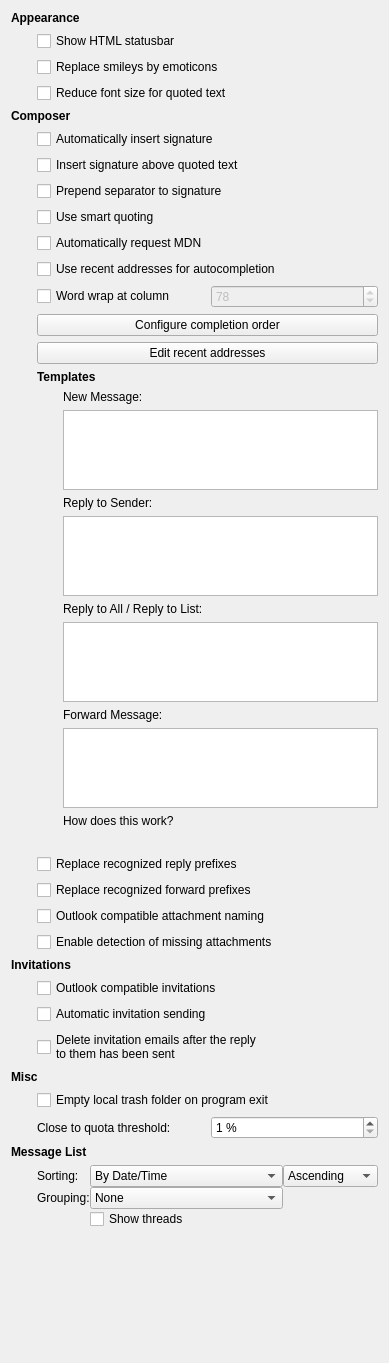
<?xml version="1.0" encoding="UTF-8"?>
<ui version="4.0">
 <class>ConfigWidget</class>
 <widget class="QWidget" name="ConfigWidget">
  <property name="geometry">
   <rect>
    <x>0</x>
    <y>0</y>
    <width>342</width>
    <height>1363</height>
   </rect>
  </property>
  <layout class="QVBoxLayout" name="verticalLayout_7">
   <item>
    <layout class="QGridLayout" name="gridLayout" rowstretch="0,0" columnstretch="0,1">
     <item row="0" column="0" colspan="2">
      <widget class="QLabel" name="label">
       <property name="font">
        <font>
         <weight>75</weight>
         <bold>true</bold>
        </font>
       </property>
       <property name="text">
        <string>Appearance</string>
       </property>
      </widget>
     </item>
     <item row="1" column="0">
      <spacer name="horizontalSpacer">
       <property name="orientation">
        <enum>Qt::Horizontal</enum>
       </property>
       <property name="sizeType">
        <enum>QSizePolicy::Fixed</enum>
       </property>
       <property name="sizeHint" stdset="0">
        <size>
         <width>20</width>
         <height>20</height>
        </size>
       </property>
      </spacer>
     </item>
     <item row="1" column="1">
      <layout class="QVBoxLayout" name="verticalLayout">
       <item>
        <widget class="QCheckBox" name="kcfg_AppearanceShowHtmlStatusBar">
         <property name="text">
          <string>Show HTML statusbar</string>
         </property>
        </widget>
       </item>
       <item>
        <widget class="QCheckBox" name="kcfg_AppearanceReplaceSmileys">
         <property name="text">
          <string>Replace smileys by emoticons</string>
         </property>
        </widget>
       </item>
       <item>
        <widget class="QCheckBox" name="kcfg_AppearanceReduceQuotedFontSize">
         <property name="text">
          <string>Reduce font size for quoted text</string>
         </property>
        </widget>
       </item>
      </layout>
     </item>
    </layout>
   </item>
   <item>
    <layout class="QGridLayout" name="gridLayout_3">
     <item row="0" column="0" colspan="2">
      <widget class="QLabel" name="label_2">
       <property name="font">
        <font>
         <weight>75</weight>
         <bold>true</bold>
        </font>
       </property>
       <property name="text">
        <string>Composer</string>
       </property>
      </widget>
     </item>
     <item row="1" column="0">
      <spacer name="horizontalSpacer_2">
       <property name="orientation">
        <enum>Qt::Horizontal</enum>
       </property>
       <property name="sizeType">
        <enum>QSizePolicy::Fixed</enum>
       </property>
       <property name="sizeHint" stdset="0">
        <size>
         <width>20</width>
         <height>20</height>
        </size>
       </property>
      </spacer>
     </item>
     <item row="1" column="1">
      <layout class="QVBoxLayout" name="verticalLayout_2">
       <item>
        <widget class="QCheckBox" name="kcfg_ComposerInsertSignature">
         <property name="text">
          <string>Automatically insert signature</string>
         </property>
        </widget>
       </item>
       <item>
        <widget class="QCheckBox" name="kcfg_ComposertInsertSignatureAboveQuote">
         <property name="text">
          <string>Insert signature above quoted text</string>
         </property>
        </widget>
       </item>
       <item>
        <widget class="QCheckBox" name="kcfg_ComposerPrependSeparator">
         <property name="text">
          <string>Prepend separator to signature</string>
         </property>
        </widget>
       </item>
       <item>
        <widget class="QCheckBox" name="kcfg_ComposerUseSmartQuoting">
         <property name="text">
          <string>Use smart quoting</string>
         </property>
        </widget>
       </item>
       <item>
        <widget class="QCheckBox" name="kcfg_ComposerRequestMDN">
         <property name="text">
          <string>Automatically request MDN</string>
         </property>
        </widget>
       </item>
       <item>
        <widget class="QCheckBox" name="kcfg_ComposerUseRecentAddressCompletion">
         <property name="text">
          <string>Use recent addresses for autocompletion</string>
         </property>
        </widget>
       </item>
       <item>
        <layout class="QHBoxLayout" name="horizontalLayout">
         <item>
          <widget class="QCheckBox" name="kcfg_ComposerWordWrapAtColumn">
           <property name="text">
            <string>Word wrap at column</string>
           </property>
          </widget>
         </item>
         <item>
          <widget class="QSpinBox" name="kcfg_ComposerWordWrapColumn">
           <property name="enabled">
            <bool>false</bool>
           </property>
           <property name="minimum">
            <number>30</number>
           </property>
           <property name="maximum">
            <number>998</number>
           </property>
           <property name="value">
            <number>78</number>
           </property>
          </widget>
         </item>
        </layout>
       </item>
       <item>
        <widget class="QPushButton" name="configureCompletionOrderButton">
         <property name="text">
          <string>Configure completion order</string>
         </property>
        </widget>
       </item>
       <item>
        <widget class="QPushButton" name="editRecentAddressesButton">
         <property name="text">
          <string>Edit recent addresses</string>
         </property>
        </widget>
       </item>
      </layout>
     </item>
     <item row="2" column="1">
      <layout class="QGridLayout" name="gridLayout_2">
       <item row="0" column="0" colspan="2">
        <widget class="QLabel" name="label_3">
         <property name="font">
          <font>
           <weight>75</weight>
           <bold>true</bold>
          </font>
         </property>
         <property name="text">
          <string>Templates</string>
         </property>
        </widget>
       </item>
       <item row="1" column="0" rowspan="2">
        <spacer name="horizontalSpacer_3">
         <property name="orientation">
          <enum>Qt::Horizontal</enum>
         </property>
         <property name="sizeType">
          <enum>QSizePolicy::Fixed</enum>
         </property>
         <property name="sizeHint" stdset="0">
          <size>
           <width>20</width>
           <height>20</height>
          </size>
         </property>
        </spacer>
       </item>
       <item row="1" column="1">
        <widget class="QLabel" name="label_4">
         <property name="text">
          <string>New Message:</string>
         </property>
        </widget>
       </item>
       <item row="2" column="1">
        <widget class="KTextEdit" name="kcfg_ComposerTemplatesNewMessage">
         <property name="sizePolicy">
          <sizepolicy hsizetype="Expanding" vsizetype="Fixed">
           <horstretch>0</horstretch>
           <verstretch>0</verstretch>
          </sizepolicy>
         </property>
         <property name="maximumSize">
          <size>
           <width>16777215</width>
           <height>80</height>
          </size>
         </property>
         <property name="lineWrapMode">
          <enum>QTextEdit::NoWrap</enum>
         </property>
         <property name="acceptRichText">
          <bool>false</bool>
         </property>
        </widget>
       </item>
       <item row="4" column="1">
        <widget class="KTextEdit" name="kcfg_ComposerTemplatesReplyToSender">
         <property name="sizePolicy">
          <sizepolicy hsizetype="Expanding" vsizetype="Fixed">
           <horstretch>0</horstretch>
           <verstretch>0</verstretch>
          </sizepolicy>
         </property>
         <property name="maximumSize">
          <size>
           <width>16777215</width>
           <height>80</height>
          </size>
         </property>
         <property name="lineWrapMode">
          <enum>QTextEdit::NoWrap</enum>
         </property>
         <property name="acceptRichText">
          <bool>false</bool>
         </property>
        </widget>
       </item>
       <item row="5" column="1">
        <widget class="QLabel" name="label_6">
         <property name="text">
          <string>Reply to All / Reply to List:</string>
         </property>
        </widget>
       </item>
       <item row="6" column="1">
        <widget class="KTextEdit" name="kcfg_ComposerTemplatesReplyToAll">
         <property name="sizePolicy">
          <sizepolicy hsizetype="Expanding" vsizetype="Fixed">
           <horstretch>0</horstretch>
           <verstretch>0</verstretch>
          </sizepolicy>
         </property>
         <property name="maximumSize">
          <size>
           <width>16777215</width>
           <height>80</height>
          </size>
         </property>
         <property name="lineWrapMode">
          <enum>QTextEdit::NoWrap</enum>
         </property>
         <property name="acceptRichText">
          <bool>false</bool>
         </property>
        </widget>
       </item>
       <item row="7" column="1">
        <widget class="QLabel" name="label_7">
         <property name="text">
          <string>Forward Message:</string>
         </property>
        </widget>
       </item>
       <item row="8" column="1">
        <widget class="KTextEdit" name="kcfg_ComposerTemplatesForwardMessage">
         <property name="sizePolicy">
          <sizepolicy hsizetype="Expanding" vsizetype="Fixed">
           <horstretch>0</horstretch>
           <verstretch>0</verstretch>
          </sizepolicy>
         </property>
         <property name="maximumSize">
          <size>
           <width>16777215</width>
           <height>80</height>
          </size>
         </property>
         <property name="lineWrapMode">
          <enum>QTextEdit::NoWrap</enum>
         </property>
         <property name="acceptRichText">
          <bool>false</bool>
         </property>
        </widget>
       </item>
       <item row="9" column="1">
        <layout class="QVBoxLayout" name="verticalLayout_5" stretch="0,1">
         <item>
          <widget class="QLabel" name="howDoesThisWorkLabel">
           <property name="text">
            <string>How does this work?</string>
           </property>
           <property name="textInteractionFlags">
            <set>Qt::TextBrowserInteraction</set>
           </property>
          </widget>
         </item>
         <item>
          <widget class="QLabel" name="helpLabel">
           <property name="text">
            <string/>
           </property>
          </widget>
         </item>
        </layout>
       </item>
       <item row="3" column="1">
        <widget class="QLabel" name="label_5">
         <property name="text">
          <string>Reply to Sender:</string>
         </property>
        </widget>
       </item>
      </layout>
     </item>
     <item row="3" column="1">
      <layout class="QVBoxLayout" name="verticalLayout_3">
       <item>
        <widget class="QCheckBox" name="kcfg_ComposerReplaceReplyPrefixes">
         <property name="text">
          <string>Replace recognized reply prefixes</string>
         </property>
        </widget>
       </item>
       <item>
        <widget class="QCheckBox" name="kcfg_ComposerReplaceForwardPrefixes">
         <property name="text">
          <string>Replace recognized forward prefixes</string>
         </property>
        </widget>
       </item>
       <item>
        <widget class="QCheckBox" name="kcfg_ComposerOutlookCompatibleNaming">
         <property name="text">
          <string>Outlook compatible attachment naming</string>
         </property>
        </widget>
       </item>
       <item>
        <widget class="QCheckBox" name="kcfg_ComposerDetectMissingAttachments">
         <property name="text">
          <string>Enable detection of missing attachments</string>
         </property>
        </widget>
       </item>
      </layout>
     </item>
    </layout>
   </item>
   <item>
    <layout class="QGridLayout" name="gridLayout_5" columnstretch="0,1">
     <item row="0" column="0" colspan="2">
      <widget class="QLabel" name="label_9">
       <property name="font">
        <font>
         <weight>75</weight>
         <bold>true</bold>
        </font>
       </property>
       <property name="text">
        <string>Invitations</string>
       </property>
      </widget>
     </item>
     <item row="1" column="0">
      <spacer name="horizontalSpacer_5">
       <property name="orientation">
        <enum>Qt::Horizontal</enum>
       </property>
       <property name="sizeType">
        <enum>QSizePolicy::Fixed</enum>
       </property>
       <property name="sizeHint" stdset="0">
        <size>
         <width>20</width>
         <height>20</height>
        </size>
       </property>
      </spacer>
     </item>
     <item row="1" column="1">
      <layout class="QVBoxLayout" name="verticalLayout_4">
       <item>
        <widget class="QCheckBox" name="kcfg_InvitationsOutlookCompatible">
         <property name="text">
          <string>Outlook compatible invitations</string>
         </property>
        </widget>
       </item>
       <item>
        <widget class="QCheckBox" name="kcfg_InvitationsAutomaticSending">
         <property name="text">
          <string>Automatic invitation sending</string>
         </property>
        </widget>
       </item>
       <item>
        <widget class="QCheckBox" name="kcfg_InvitationsDeleteAfterReply">
         <property name="text">
          <string>Delete invitation emails after the reply
to them has been sent</string>
         </property>
        </widget>
       </item>
      </layout>
     </item>
    </layout>
   </item>
   <item>
    <layout class="QGridLayout" name="gridLayout_4" columnstretch="0,1">
     <item row="0" column="0" colspan="2">
      <widget class="QLabel" name="label_8">
       <property name="font">
        <font>
         <weight>75</weight>
         <bold>true</bold>
        </font>
       </property>
       <property name="text">
        <string>Misc</string>
       </property>
      </widget>
     </item>
     <item row="1" column="0">
      <spacer name="horizontalSpacer_4">
       <property name="orientation">
        <enum>Qt::Horizontal</enum>
       </property>
       <property name="sizeType">
        <enum>QSizePolicy::Fixed</enum>
       </property>
       <property name="sizeHint" stdset="0">
        <size>
         <width>20</width>
         <height>20</height>
        </size>
       </property>
      </spacer>
     </item>
     <item row="1" column="1">
      <widget class="QCheckBox" name="kcfg_MiscEmptyTrashAtExit">
       <property name="text">
        <string>Empty local trash folder on program exit</string>
       </property>
      </widget>
     </item>
     <item row="2" column="1">
      <layout class="QHBoxLayout" name="horizontalLayout_2" stretch="0,0">
       <item>
        <widget class="QLabel" name="label_10">
         <property name="text">
          <string>Close to quota threshold:</string>
         </property>
        </widget>
       </item>
       <item>
        <widget class="QSpinBox" name="kcfg_MiscQuotaWarningThreshold">
         <property name="suffix">
          <string> %</string>
         </property>
         <property name="minimum">
          <number>1</number>
         </property>
         <property name="maximum">
          <number>100</number>
         </property>
        </widget>
       </item>
      </layout>
     </item>
    </layout>
   </item>
   <item>
    <layout class="QGridLayout" name="gridLayout_7" columnstretch="0,1">
     <item row="0" column="0" colspan="2">
      <widget class="QLabel" name="label_13">
       <property name="font">
        <font>
         <weight>75</weight>
         <bold>true</bold>
        </font>
       </property>
       <property name="text">
        <string>Message List</string>
       </property>
      </widget>
     </item>
     <item row="1" column="0">
      <spacer name="horizontalSpacer_6">
       <property name="orientation">
        <enum>Qt::Horizontal</enum>
       </property>
       <property name="sizeType">
        <enum>QSizePolicy::Fixed</enum>
       </property>
       <property name="sizeHint" stdset="0">
        <size>
         <width>20</width>
         <height>20</height>
        </size>
       </property>
      </spacer>
     </item>
     <item row="1" column="1">
      <widget class="QWidget" name="widget" native="true">
       <property name="enabled">
        <bool>true</bool>
       </property>
       <layout class="QVBoxLayout" name="verticalLayout_6">
        <property name="spacing">
         <number>0</number>
        </property>
        <property name="margin">
         <number>0</number>
        </property>
        <item>
         <layout class="QGridLayout" name="gridLayout_6" columnstretch="0,1,1">
          <item row="0" column="1">
           <widget class="QComboBox" name="kcfg_MessageListSortingOption">
            <item>
             <property name="text">
              <string>By Date/Time</string>
             </property>
            </item>
            <item>
             <property name="text">
              <string>By Most Recent in Discussion</string>
             </property>
            </item>
            <item>
             <property name="text">
              <string>By Smart Sender/Receiver</string>
             </property>
            </item>
            <item>
             <property name="text">
              <string>By Subject</string>
             </property>
            </item>
            <item>
             <property name="text">
              <string>By Size</string>
             </property>
            </item>
            <item>
             <property name="text">
              <string>By Action Item Status</string>
             </property>
            </item>
           </widget>
          </item>
          <item row="0" column="2">
           <widget class="QComboBox" name="kcfg_MessageListSortingOrder">
            <item>
             <property name="text">
              <string>Ascending</string>
             </property>
            </item>
            <item>
             <property name="text">
              <string>Descending</string>
             </property>
            </item>
           </widget>
          </item>
          <item row="1" column="0">
           <widget class="QLabel" name="label_12">
            <property name="text">
             <string>Grouping:</string>
            </property>
           </widget>
          </item>
          <item row="1" column="1">
           <widget class="QComboBox" name="kcfg_MessageListGroupingOption">
            <item>
             <property name="text">
              <string>None</string>
             </property>
            </item>
            <item>
             <property name="text">
              <string>By Starting Date of Discussion</string>
             </property>
            </item>
            <item>
             <property name="text">
              <string>By Smart Sender/Receiver</string>
             </property>
            </item>
           </widget>
          </item>
          <item row="0" column="0">
           <widget class="QLabel" name="label_11">
            <property name="text">
             <string>Sorting:</string>
            </property>
           </widget>
          </item>
          <item row="2" column="1">
           <widget class="QCheckBox" name="kcfg_MessageListUseThreading">
            <property name="text">
             <string>Show threads</string>
            </property>
           </widget>
          </item>
         </layout>
        </item>
       </layout>
      </widget>
     </item>
    </layout>
   </item>
   <item>
    <spacer name="verticalSpacer">
     <property name="orientation">
      <enum>Qt::Vertical</enum>
     </property>
     <property name="sizeHint" stdset="0">
      <size>
       <width>20</width>
       <height>5</height>
      </size>
     </property>
    </spacer>
   </item>
  </layout>
 </widget>
 <customwidgets>
  <customwidget>
   <class>KTextEdit</class>
   <extends>QTextEdit</extends>
   <header>ktextedit.h</header>
  </customwidget>
 </customwidgets>
 <resources/>
 <connections>
  <connection>
   <sender>kcfg_ComposerWordWrapAtColumn</sender>
   <signal>toggled(bool)</signal>
   <receiver>kcfg_ComposerWordWrapColumn</receiver>
   <slot>setEnabled(bool)</slot>
   <hints>
    <hint type="sourcelabel">
     <x>155</x>
     <y>382</y>
    </hint>
    <hint type="destinationlabel">
     <x>222</x>
     <y>379</y>
    </hint>
   </hints>
  </connection>
 </connections>
</ui>
